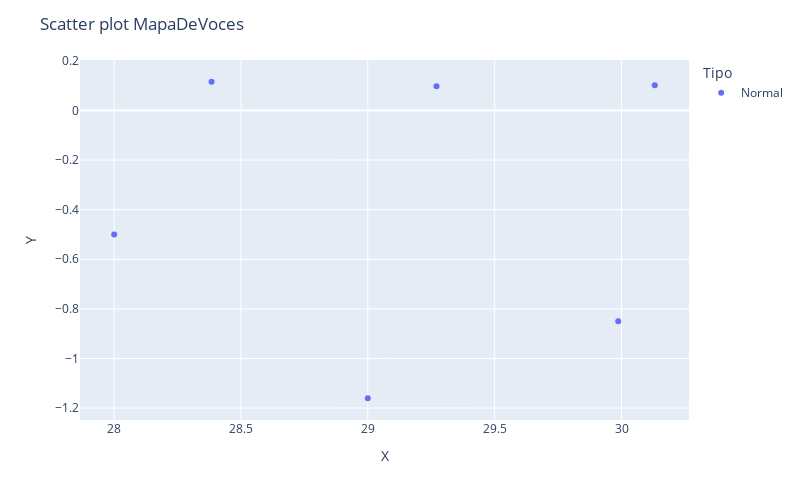

Notebook code for this chart:
### Code cell
import plotly.express as px

fig = px.scatter(
    embedding,
    x=0,
    y=1,
    color=BaseDeDatos.Tipo,
    labels={'color': 'Tipo'},
    hover_data=[Archivo,Pitch]
)

fig.update_layout(
    title='Scatter plot MapaDeVoces',
    xaxis_title='X',
    yaxis_title='Y',
    autosize=True,
    width=800,
    height=500
)
fig.show()

### Figure 1 — Plotly figure (JSON) as saved in the notebook; plotly's stock layout.template omitted (floating-point values rounded to 4 significant figures)
{"data": [{"customdata": [["HolaComoEstasPitched15", 183.4], ["HolaComoEstasPitched39", 215.2], ["HolaComoEstasPitched40", 199.4], ["HolaComoEstasPitched41", 214.1], ["HolaComoEstasPitched42", 213.8], ["HolaComoEstasPitched56", 219.3]], "hovertemplate": "Tipo=Normal<br>0=%{x}<br>1=%{y}<br>hover_data_0=%{customdata[0]}<br>hover_data_1=%{customdata[1]}<extra></extra>", "legendgroup": "Normal", "marker": {"color": "#636efa", "symbol": "circle"}, "mode": "markers", "name": "Normal", "orientation": "v", "showlegend": true, "type": "scatter", "x": [28.0, 30.13, 28.38, 29.0, 29.27, 29.99], "xaxis": "x", "y": [-0.5, 0.1018, 0.1158, -1.161, 0.09726, -0.85], "yaxis": "y"}], "layout": {"autosize": true, "height": 500, "legend": {"title": {"text": "Tipo"}, "tracegroupgap": 0}, "margin": {"t": 60}, "title": {"text": "Scatter plot MapaDeVoces"}, "width": 800, "xaxis": {"anchor": "y", "domain": [0, 1], "title": {"text": "X"}}, "yaxis": {"anchor": "x", "domain": [0, 1], "title": {"text": "Y"}}}}
